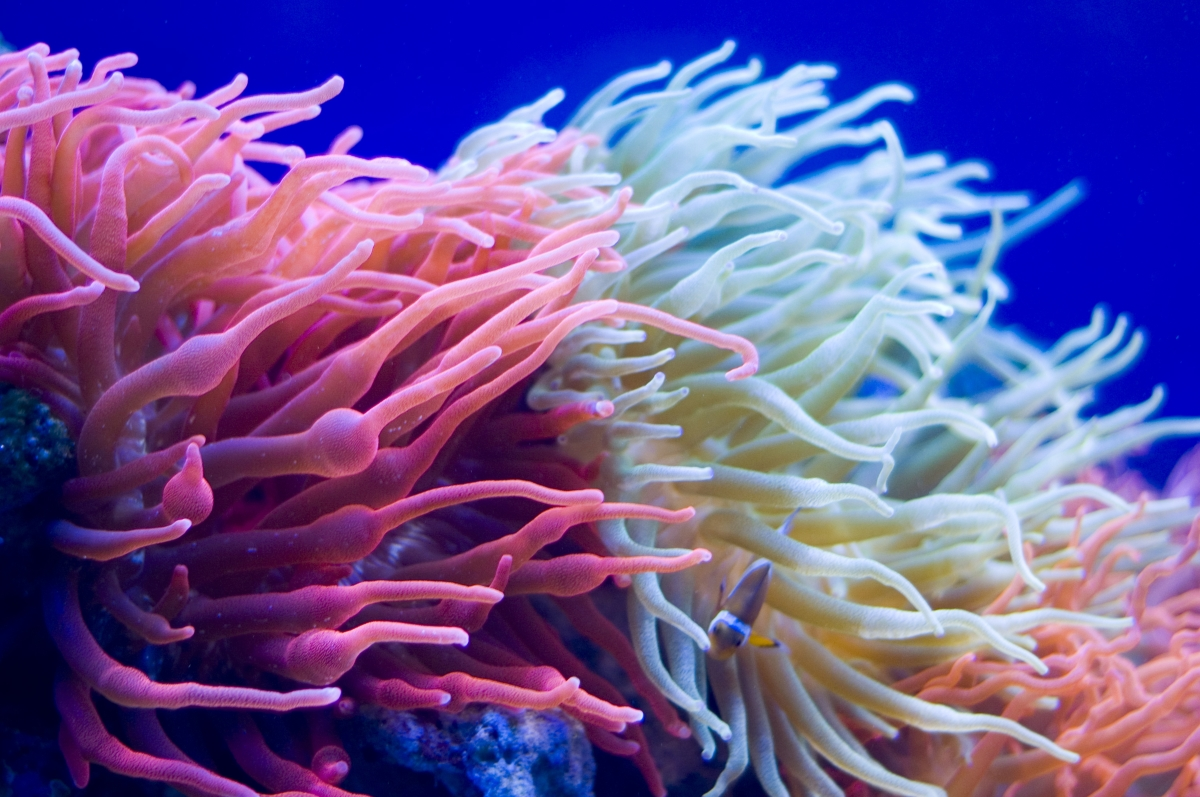
#> input picture 6_7_cv2_CoreOperations/clown_fish1.jpg, 1200 x 797 px
$ jupyter execute cv6_BasicOperations.ipynb
#> lines starting #> are read from the running program, lines starting #| are printed output that depends on the picture; after the words box and inside, x2 and y2 are one past the last pixel; in counts of white or black regions, pixels touching at a corner belong together
[cell 1]
import cv2
import numpy as np
from matplotlib import pyplot as plt

img = cv2.imread('clown_fish1.jpg')
#> img is the input picture: shape (797, 1200, 3); mean B, G, R 151, 86, 108.8
plt.imshow(img)
plt.show()

[cell 2]
img = cv2.imread('clown_fish1.jpg')
img2 = cv2.cvtColor(img, cv2.COLOR_RGB2BGR)
plt.imshow(img2)
plt.show()

[cell 3]
px = img[500, 500]
#> px = [67, 8, 53]
print(px)
#| [67  8 53]

[cell 4]
# don't forget that cv2 reads as BGR and not as RGB
blue = img[500, 500, 0]
#> blue = 67
print(blue)
#| 67

[cell 5]
img[100, 100] = [255, 255, 255]
#> img: shape (797, 1200, 3); under 0.01% of pixels changed, all inside (x1, y1, x2, y2) = (100, 100, 101, 101)
plt.imshow(img)
plt.show()

[cell 6]
height, width, channels = img.shape
#> height = 797; width = 1200; channels = 3
for i in range(round(height/2)):
    for j in range(width):
#         img[i, j] = [0, 0, 0]
        img.itemset((i, j, 1), 0)
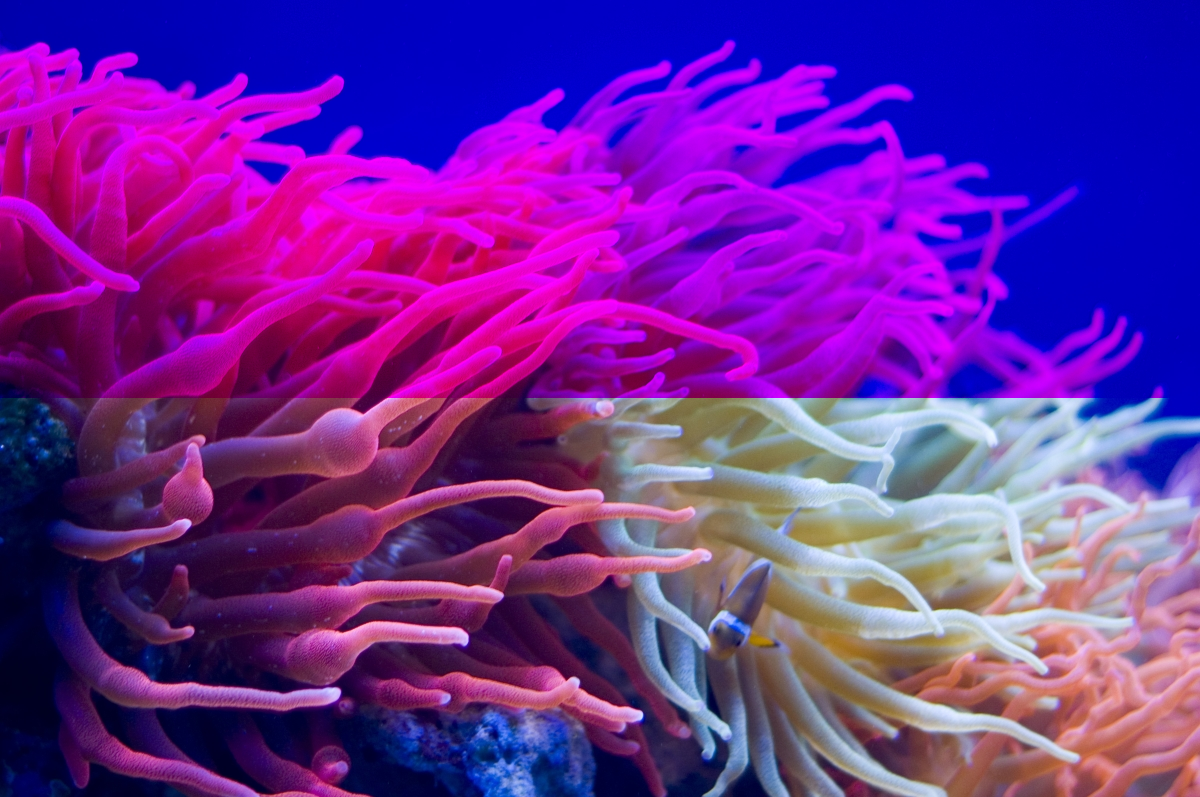
#> img: shape (797, 1200, 3); mean B, G, R 151, 40.8, 108.8

plt.imshow(img)
plt.show()

[cell 7]
img3 = cv2.cvtColor(img, cv2.COLOR_BGR2RGB)
plt.imshow(img3)
plt.show()

[cell 8]
print(img.dtype)
#| uint8

[cell 9]
clown = img[550:680, 700:800]
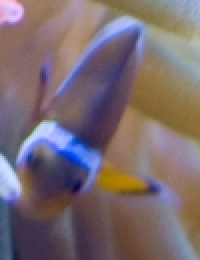
#> clown: shape (130, 100, 3) (shown 2 times larger); mean B, G, R 112.9, 107, 121.9
img[650:780, 850:950] = clown
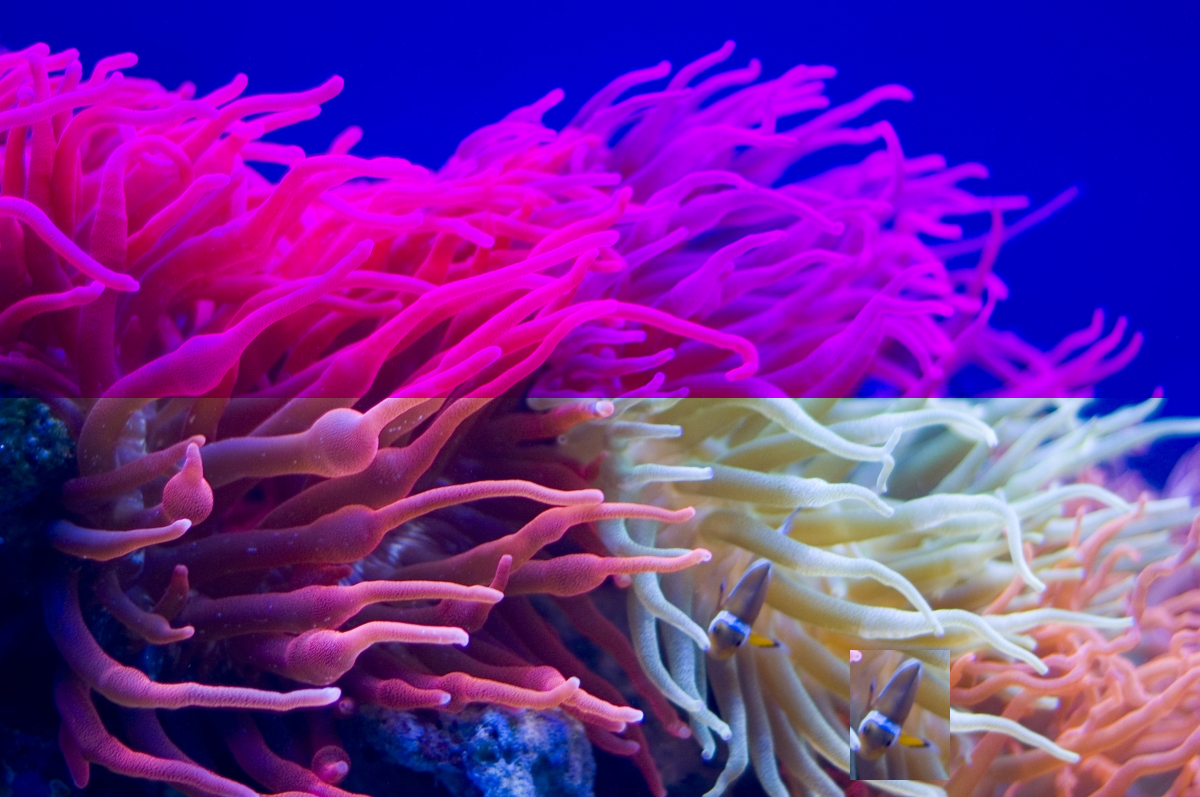
#> img: shape (797, 1200, 3); 1.36% of pixels changed, all inside (x1, y1, x2, y2) = (850, 650, 950, 780)
img3 = cv2.cvtColor(img, cv2.COLOR_BGR2RGB)
plt.imshow(img3)
plt.show()

[cell 10]
BLUE = [255,0,0]

img1 = cv2.imread('anemones.jpg')
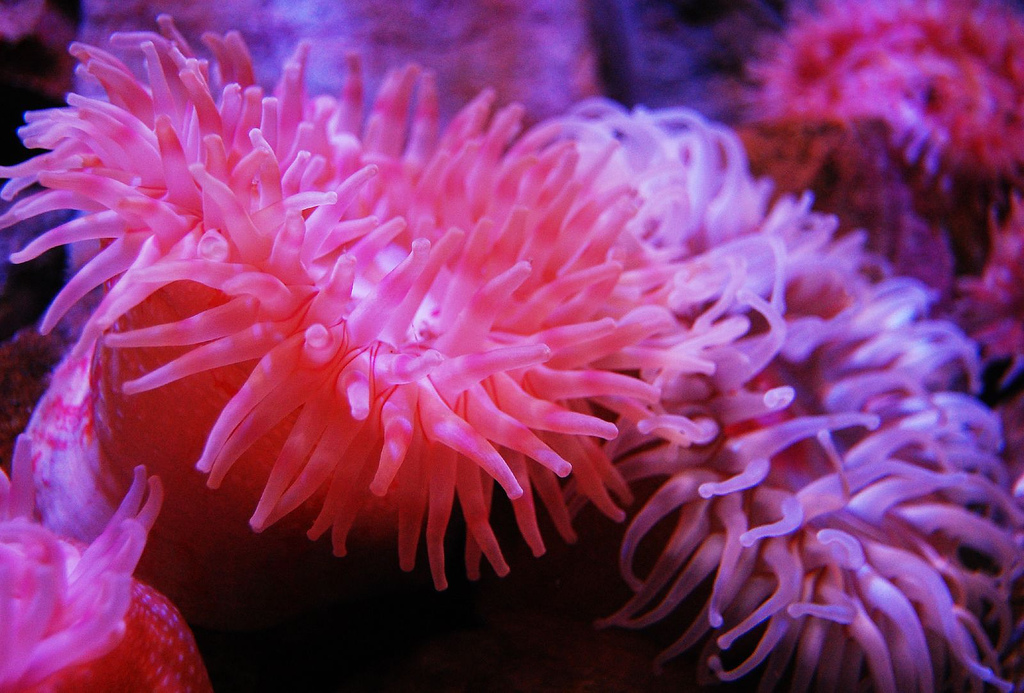
#> input picture 6_7_cv2_CoreOperations/anemones.jpg, 1024 x 693 px
#> img1 is the input picture: shape (693, 1024, 3); mean B, G, R 114.9, 55.1, 134.4

replicate = cv2.copyMakeBorder(img1,100,100,100,100,cv2.BORDER_REPLICATE)
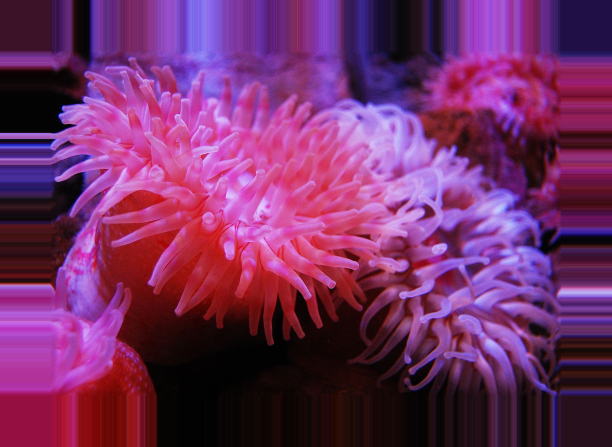
#> replicate: shape (893, 1224, 3) (shown at 1/2 size); mean B, G, R 101.1, 45.7, 115.2
reflect = cv2.copyMakeBorder(img1,100,100,100,100,cv2.BORDER_REFLECT)
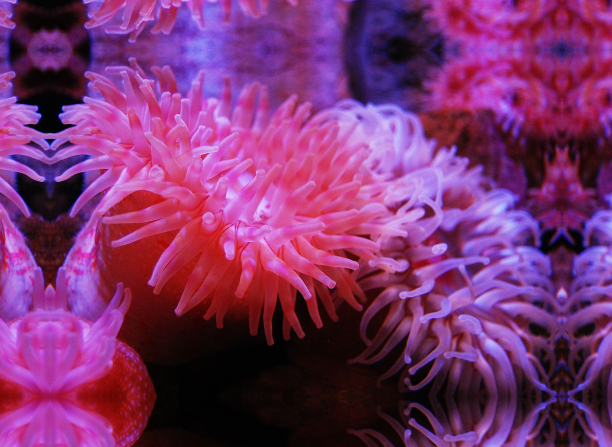
#> reflect: shape (893, 1224, 3) (shown at 1/2 size); mean B, G, R 110, 49.9, 123.6
reflect101 = cv2.copyMakeBorder(img1,100,100,100,100,cv2.BORDER_REFLECT_101)
wrap = cv2.copyMakeBorder(img1,100,100,100,100,cv2.BORDER_WRAP)
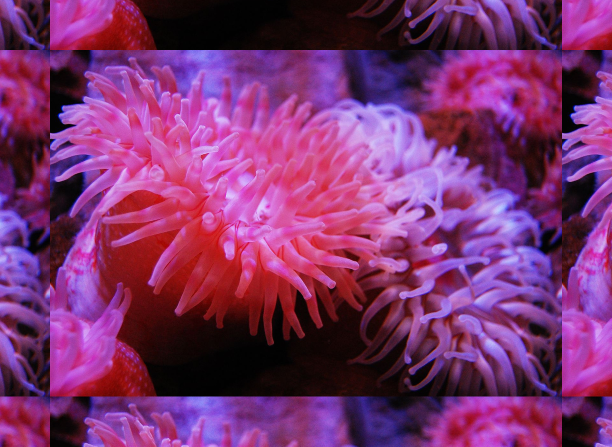
#> wrap: shape (893, 1224, 3) (shown at 1/2 size); mean B, G, R 110, 49.9, 123.6
constant= cv2.copyMakeBorder(img1,100,100,100,100,cv2.BORDER_CONSTANT,value=BLUE)
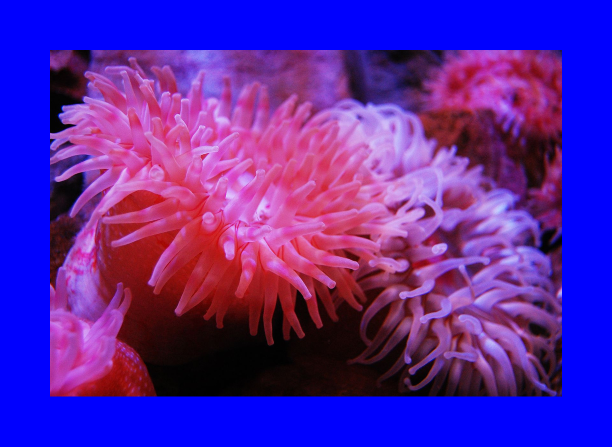
#> constant: shape (893, 1224, 3) (shown at 1/2 size); mean B, G, R 164.1, 35.7, 87.3

plt.subplot(231),plt.imshow(img1,'gray'),plt.title('ORIGINAL')
plt.subplot(232),plt.imshow(replicate,'gray'),plt.title('REPLICATE')
plt.subplot(233),plt.imshow(reflect,'gray'),plt.title('REFLECT')
plt.subplot(234),plt.imshow(reflect101,'gray'),plt.title('REFLECT_101')
plt.subplot(235),plt.imshow(wrap,'gray'),plt.title('WRAP')
plt.subplot(236),plt.imshow(constant,'gray'),plt.title('CONSTANT')

plt.show()
#> figure, not shown here; B, G, R data is drawn as R, G, B
